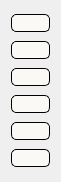
  <widget class="QWidget" name="verticalLayoutWidget_2">
   <property name="geometry">
    <rect>
     <x>290</x>
     <y>160</y>
     <width>61</width>
     <height>182</height>
    </rect>
   </property>
   <layout class="QVBoxLayout" name="verticalLayout_2">
    <item>
     <widget class="QLineEdit" name="WBC_ref">
      <property name="styleSheet">
       <string notr="true">background-color: #FAF9F6;
border: 1px solid black;
height: 1.6em;
border-radius: 5px;</string>
      </property>
     </widget>
    </item>
    <item>
     <widget class="QLineEdit" name="NEU_per_ref">
      <property name="styleSheet">
       <string notr="true">background-color: #FAF9F6;
border: 1px solid black;
height: 1.6em;
border-radius: 5px;</string>
      </property>
     </widget>
    </item>
    <item>
     <widget class="QLineEdit" name="LYM_per_ref">
      <property name="styleSheet">
       <string notr="true">background-color: #FAF9F6;
border: 1px solid black;
height: 1.6em;
border-radius: 5px;</string>
      </property>
     </widget>
    </item>
    <item>
     <widget class="QLineEdit" name="MON_per_ref">
      <property name="styleSheet">
       <string notr="true">background-color: #FAF9F6;
border: 1px solid black;
height: 1.6em;
border-radius: 5px;</string>
      </property>
     </widget>
    </item>
    <item>
     <widget class="QLineEdit" name="EOS_per_ref">
      <property name="styleSheet">
       <string notr="true">background-color: #FAF9F6;
border: 1px solid black;
height: 1.6em;
border-radius: 5px;</string>
      </property>
     </widget>
    </item>
    <item>
     <widget class="QLineEdit" name="BAS_per_ref">
      <property name="styleSheet">
       <string notr="true">background-color: #FAF9F6;
border: 1px solid black;
height: 1.6em;
border-radius: 5px;</string>
      </property>
     </widget>
    </item>
   </layout>
  </widget>
